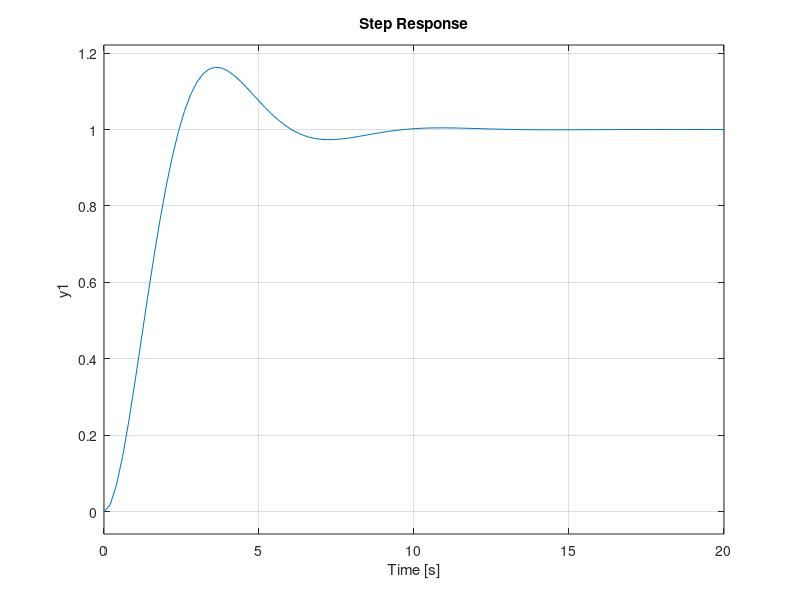

Write the MATLAB code that produced this figure.
clear all;
clc;

 M=1;b=1;k=1;sys=tf([1],[M,b,k]);
 step(sys)   % Se asumeunaentrada escalónde 1 N
 
 %%
  M=1;b=1;k=1;sys=tf([1],[M,b,k]);